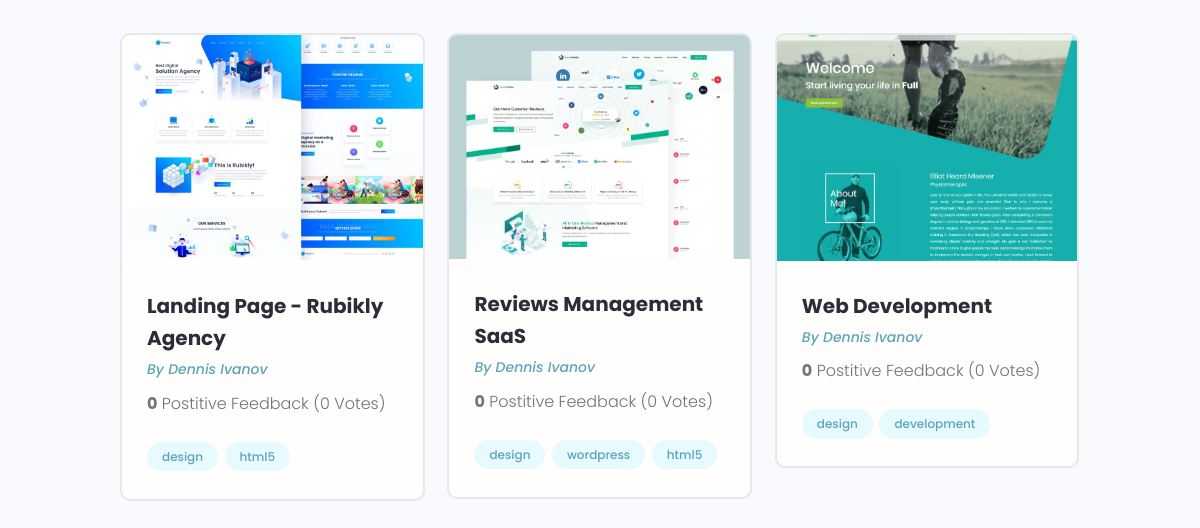
The page /projects/ (lower part) on the database as committed earlier.
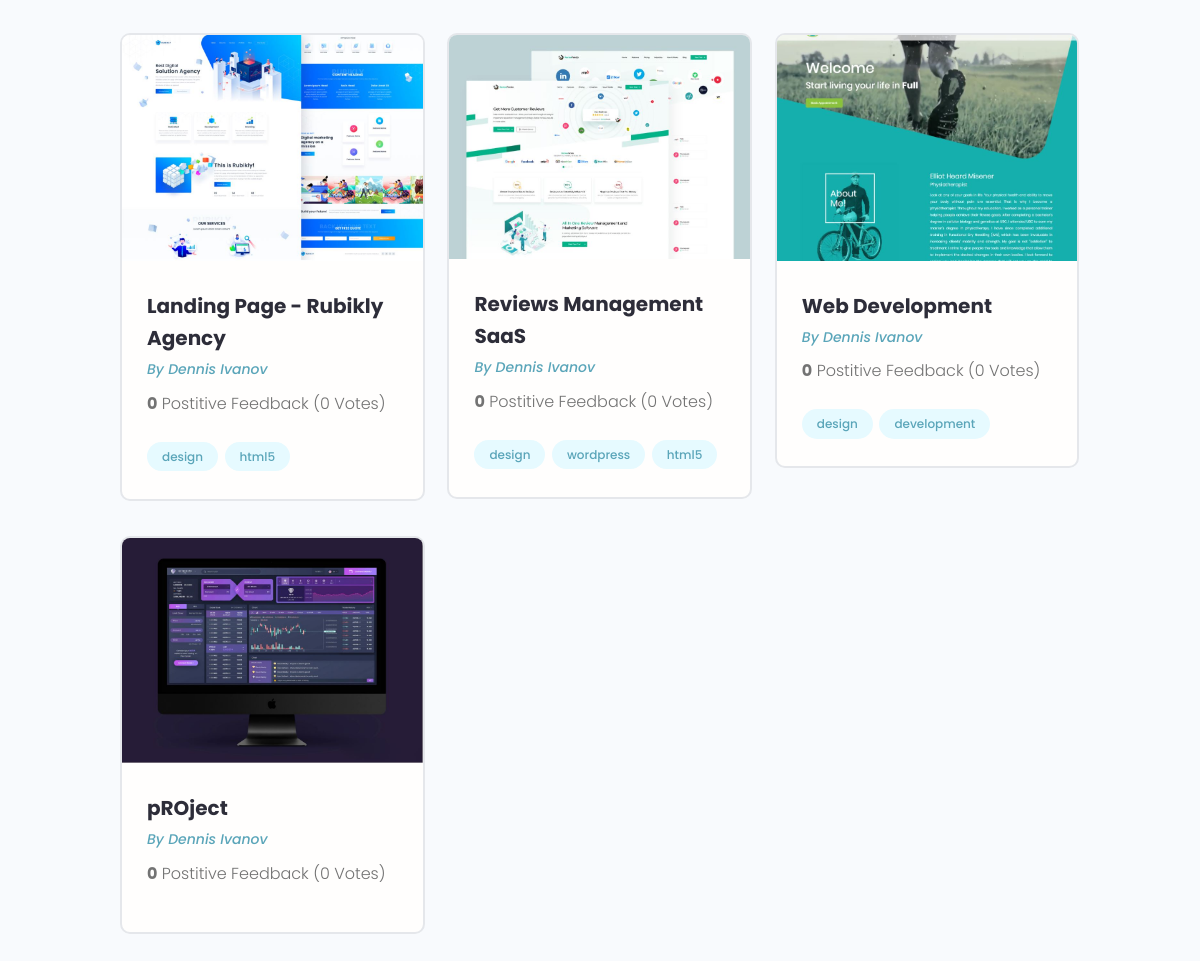
The same page on the database as committed later.
### projects/models.py (models this page shows, shortened)
class Project(models.Model):
    title = models.CharField(max_length=200)
    description = models.TextField(blank=True, null=True)
    featured_image = models.ImageField(upload_to="projects/%Y/%m/%d/", default='default.jpg')
    demo_link = models.CharField(max_length=2000, blank=True, null=True)
    source_link = models.CharField(max_length=2000, blank=True, null=True)
    tags = models.ManyToManyField('Tag', blank=True)
    vote_total = models.IntegerField(default=0, blank=True, null=True)
    vote_ratio = models.IntegerField(default=0, blank=True, null=True)
    created = models.DateTimeField(auto_now_add=True)

class Tag(models.Model):
    name = models.CharField(max_length=200)
    created = models.DateTimeField(auto_now_add=True)
    def __str__(self):
        return self.name

### projects/views.py (the view)
# urls.py: path('projects/', include('projects.urls')),
def projects(request):
    pr = Project.objects.all()
    context = {'projects': pr}
    return render(request, "projects/projects.html", context)

### projects/templates/projects/projects.html (shortened to what this page needs)
{% extends 'projects/base.html' %}
{% block content %}
<main class="projects">
    <section class="projectsList">
        <div class="container">
            <div class="grid grid--three">
                {% for project in projects %}
                <div class="column">
                    <div class="card project">
                        <a href="{% url 'project' project.id %}" class="project">
                            <img class="project__thumbnail" src="{{ project.featured_image.url }}"
                                 alt="project thumbnail"/>
                            <div class="card__body">
                                <h3 class="project__title">{{ project.title }}</h3>
                                <p><a class="project__author" href="profile.html">By Dennis Ivanov</a></p>
                                <p class="project--rating">
                                    <span style="font-weight: bold;">{{ project.vote_ratio }}</span> Postitive
                                    Feedback ({{ project.vote_total }} Vote{{ project.vote_total|pluralize:'s' }})
                                </p>
                                <div class="project__tags">
                                    {% for tag in project.tags.all %}
                                    <span class="tag tag--pill tag--main">
                                      <small>{{ tag }}</small>
                                    </span>
                                    {% endfor %}
                                </div>
                            </div>
                        </a>
                    </div>
                </div>
                {% endfor %}
            </div>
        </div>
    </section>
</main>
    {% endblock %}

### projects/templates/projects/base.html (shortened to what this page needs)
<!DOCTYPE html>
{% load static %}
<html lang="en">
<head>
    <link rel="stylesheet" href="https://maxcdn.bootstrapcdn.com/font-awesome/4.5.0/css/font-awesome.min.css">
    <link rel="stylesheet" href="{% static 'uikit/styles/uikit.css' %}"/>
    <link rel="stylesheet" href="{% static 'styles/app.css' %}"/>
</head>
<body>
{% block content %}{% endblock %}
</body>
</html>

### projects/templates/projects/navbar.html (shortened to what this page needs)
{% load static %}

### projects/static/styles/app.css (style rules this page uses)
:root { --color-sub: #2d2d39; }
.card { border: 2px solid var(--color-light); }
img { width: 100%; }
.project__author { font-size: 1.4rem; font-style: italic; }
.project--rating { margin-bottom: 1.6em; margin-top: .5em; }
.projectsList { margin-top: 8rem; }
.project__thumbnail { object-fit: cover; object-position: top center; width: 100%; }
.project__title { font-size: 2rem; font-weight: 700; color: var(--color-sub); }

### projects/static/uikit/styles/modules/_variables.css (style rules this page uses)
:root { --color-main: #5aa5b9; --color-main-light: #e6faff; --color-sub: #3f4156; --color-sub-light: #51546e; --color-sub-lighter: #ededfd; --color-text: #737373; --color-gray: #8b8b8b; --color-light: #e5e7eb; --color-light-gray: #767676; --color-bg: #f8fafd; --color-white: #fffefd; --color-white-light: #f3f3f3; --color-success: #359e64; --color-success-bg: #def8e8; --color-error: #fc4b0b; --color-error-bg: #fff2ee; --font-base: 'Poppins', arial, helvetica, 'Segoe UI', roboto, ubuntu, sans-serif; --font-monospace: 'Fira Code', 'Courier New', courier, monospace; --font-regular: 300; --font-medium: 500; --font-bold: 700; --generic-shadow: 1px 1px 5px #00000010; --generic-transition: all 0.3s ease-in-out; }

### projects/static/uikit/styles/modules/_base.css (style rules this page uses)
* { margin: 0; padding: 0; box-sizing: border-box; text-rendering: optimizeLegibility; color: inherit; font-size: inherit; }
html { font-size: 50%; }
@media only screen and (min-width: 480px) { html { font-size: 56.25%; } }
@media only screen and (min-width: 1200px) { html { font-size: 62.5%; } }
body { line-height: 1.6; font-weight: 400; font-size: 1.5rem; color: var(--color-text); background-color: var(--color-bg); min-height: 100vh; }

### projects/static/uikit/styles/modules/_typography.css (style rules this page uses)
* { font-family: var(--font-base); }
h3 { font-size: 3.2rem; font-weight: var(--font-medium); }

### projects/static/uikit/styles/modules/_utilities.css (style rules this page uses)
.container { width: 92%; max-width: 165rem; margin: 0 auto; box-sizing: border-box; }
@media screen and (min-width: 1000px) { .container { width: 90%; } }
@media screen and (min-width: 1200px) { .container { width: 80%; } }

### projects/static/uikit/styles/modules/_card.css (style rules this page uses)
.card { border-radius: 1rem; background-color: var(--color-white); border: 1.5px solid var(--color-light); width: auto; height: auto; margin-top: 0.5rem; margin-bottom: 0.5rem; overflow: hidden; }
.card__body, .card__header { padding: 2rem 2.5rem; }

### projects/static/uikit/styles/modules/_tag.css (style rules this page uses)
.tag { display: inline-flex; align-items: center; background-color: var(--color-sub); height: -webkit-fit-content; height: -moz-fit-content; height: fit-content; width: -webkit-fit-content; width: -moz-fit-content; width: fit-content; border-radius: 0.5rem; padding: 0.5rem 1.5rem; font-size: 1.2rem; cursor: pointer; }
.tag:not(:last-child) { margin-right: 0.25rem; margin-bottom: 0.75rem; }
.tag > small { color: var(--color-white); }
.tag--pill { border-radius: 5rem; }
.tag--main, .tag--main > small { background: var(--color-main-light); color: var(--color-main); font-weight: 500; }

### projects/static/uikit/styles/modules/_grid.css (style rules this page uses)
.grid { display: flex; flex-wrap: wrap; justify-content: flex-start; align-items: stretch; }
.grid > .column { min-width: 28rem; margin-bottom: 2.5rem; }
.grid--three > .column { flex-basis: 100%; }
@media screen and (min-width: 800px) { .grid--three { margin-right: -2%; } }
@media screen and (min-width: 800px) { .grid--three > .column { margin-right: 2%; } }
@media screen and (min-width: 800px) { .grid--three > .column { flex-basis: 48%; } }
@media screen and (min-width: 1200px) { .grid--three { margin-right: -2.33%; } }
@media screen and (min-width: 1200px) { .grid--three > .column { margin-right: 2.33%; } }
@media screen and (min-width: 1200px) { .grid--three > .column { flex-basis: 31%; } }

Rows that differ between the two databases and show on the page:
added Project: featured_image (picture), title "pROject", vote_ratio "0", vote_total "0"
